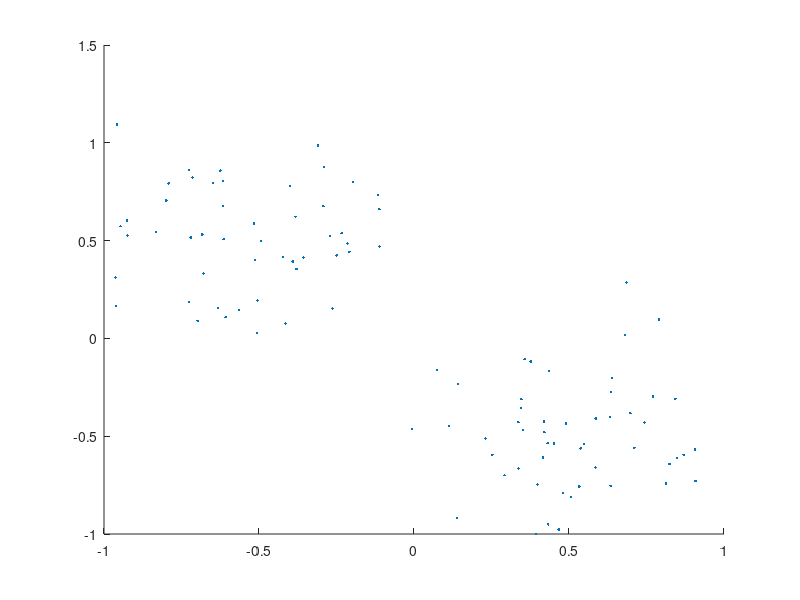

This chart was generated by the following MATLAB code: (Note: this script raises an error after producing the figure.)

U = load('hebbdata.mat', 'data');
U = U.data;

%subtract the mean
mu = mean(U(:));
U = U - mu;

%% INIT
n = 2;
w = 2 * (rand(1, n) - 0.5); % random bw -1 and 1
eps = 1e-6; % tolleranza
eta = 0.0001; % learning rate
alpha = 1; % regularization
kmax = 1000 ; % max iterations
k = 0;
t = 0;
ws = [];
normws = [];

%% OJA RULE
while true
    k = k + 1;
    w_old = w;

    U = U(randperm(size(U, 1)),:); % permute rows
    
    for i = 1:size(U, 1)
        t = t + 1;
        v = w * (U(i,:))';
        w = w + eta * v * U(i,:) - alpha * v * v * w;
        %w = w + eta * U(i,:) * U(i,:)' * w - alpha * v * v * w;
        
        ws = [ ws; w ];
        normws = [normws, norm(w)];
    end
    
    fprintf('k: %d,\tres:%.5f \tw:[ %.5f %.5f ]\n', k, norm(w-w_old), w);
    if norm(w - w_old) < eps || k > kmax
        break
    end
end

%% PLOT
% normalize w and center U
w = w/norm(w);
mu = mean(U(:));
U = U - mu;

figure
hold on;
plot(U(:,1), U(:,2), '.');
plotv(w');

% extracting max eigvalue
Q = U' * U;
[eigvecs, eigvals] = eig(Q);
eigvals = diag(eigvals);
[max_v, max_i] = max(eigvals);

plotv(eigvecs(:,max_i));
legend('input data', 'weight vector', 'max eigvector');

% W over time
figure
plot(1:t, ws(:, 1));
xlabel('time');
title('w(1) over time');

figure
plot(1:t, ws(:,2));
xlabel('time');
title('w(2) component over time');

% norm(w) over time
figure
plot(1:t, normws);
xlabel('time');
title('norm(w) over time');
